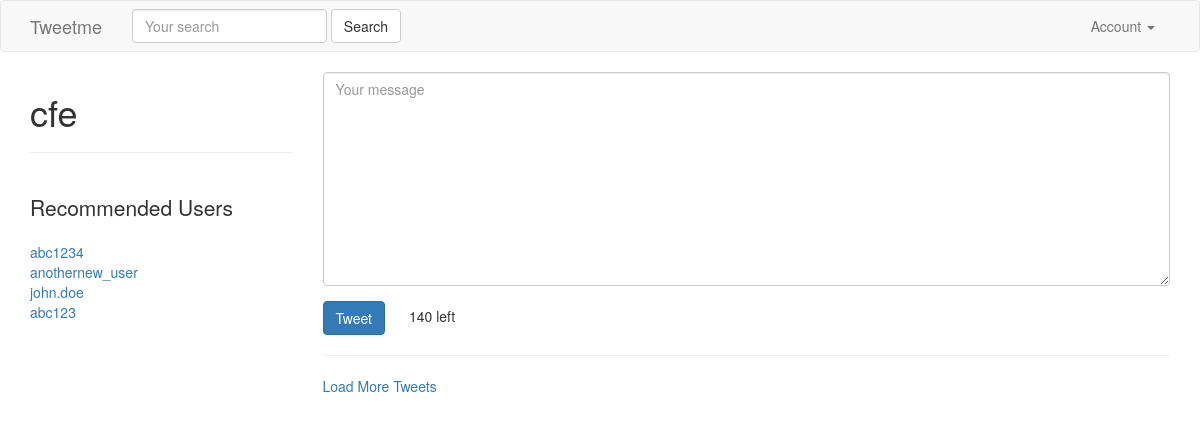
The app's page / (signed in), older data.
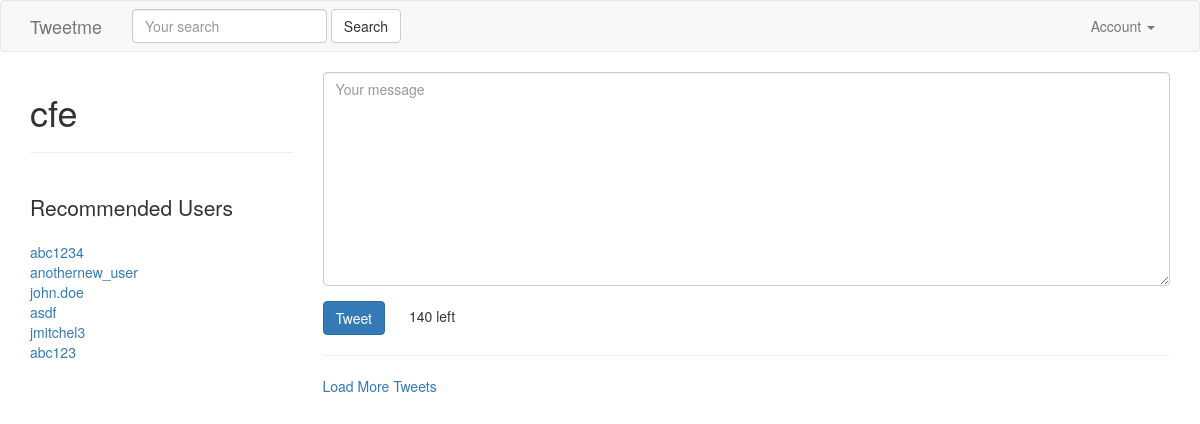
The same page, newer data.
### accounts/models.py (models this page shows, shortened)
class UserProfile(models.Model):
    user        = models.OneToOneField(settings.AUTH_USER_MODEL, related_name='profile') # user.profile
    following   = models.ManyToManyField(settings.AUTH_USER_MODEL, blank=True, related_name='followed_by')
    objects = UserProfileManager() # UserProfile.objects.all()
    def get_following(self):
        users  = self.following.all() # User.objects.all().exclude(username=self.user.username)
        return users.exclude(username=self.user.username)
    def get_absolute_url(self):
        return reverse_lazy("profiles:detail", kwargs={"username":self.user.username})

### tweets/views.py (the view)
# urls.py: url(r'^$', TweetListView.as_view(), name='home'), #/
class TweetListView(LoginRequiredMixin, ListView):
    def get_queryset(self, *args, **kwargs):
        qs = Tweet.objects.all()
        query = self.request.GET.get("q", None)
        if query is not None:
            qs = qs.filter(
                    Q(content__icontains=query) |
                    Q(user__username__icontains=query)
                    )
        return qs
    def get_context_data(self, *args, **kwargs):
        context = super(TweetListView, self).get_context_data(*args, **kwargs)
        context['create_form'] = TweetModelForm()
        context['create_url'] = reverse_lazy("tweet:create")
        return context

### tweets/forms.py (shortened to what this page needs)
class TweetModelForm(forms.ModelForm):
    content = forms.CharField(label='',
                widget=forms.Textarea(
                        attrs={'placeholder': "Your message",
                            "class": "form-control"}
                    ))
    class Meta:
        model = Tweet
        fields = [
            "content"
        ]

### accounts/models.py (called while the page is built)
    def recommended(self, user, limit_to=10):
        print(user)
        profile = user.profile
        following = profile.following.all()
        following = profile.get_following()
        qs = self.get_queryset().exclude(user__in=following).exclude(id=profile.id).order_by("?")[:limit_to]
        return qs

### accounts/templatetags/recommended.py (called while the page is built)
@register.inclusion_tag("accounts/snippets/recommend.html")
def recommended(user):
    if isinstance(user, User):
        qs = UserProfile.objects.recommended(user)
        return {"recommended": qs}

### tweets/templates/tweets/tweet_list.html (shortened to what this page needs)
{% extends "base.html" %}
{% load recommended %}
{% block content %}
    <div class='row'>
        <div class='col-sm-3 col-xs-12'>
        <h1>{{ request.user }}</h1>
        <hr/>
         <br/>
        <p class='lead'>Recommended Users</p>
        {% recommended request.user %}
        </div>
        <div class='col-sm-9 '>
             {% if not request.GET.q %}
                <div class=''>
                    {% include "tweets/form.html" with form=create_form action_url=create_url btn_title='Tweet' form_class='tweet-form' %}
                </div>
                <hr/>
            {% endif %}
          <a href='#' id='loadmore'>Load More Tweets</a>
        </div>
    </div>
{% endblock content %}

### accounts/templates/accounts/snippets/recommend.html
{% for profile in recommended %}
<a href='/{{ profile.user.username }}'>{{ profile.user.username }}</a><br/>
{% empty %}
<p class='lead'>Not followed by any users</p>
{% endfor %}

Row changes from the older to the newer data that the page shows:
added UserProfile: user.username "asdf"
added UserProfile: user.username "jmitchel3"
